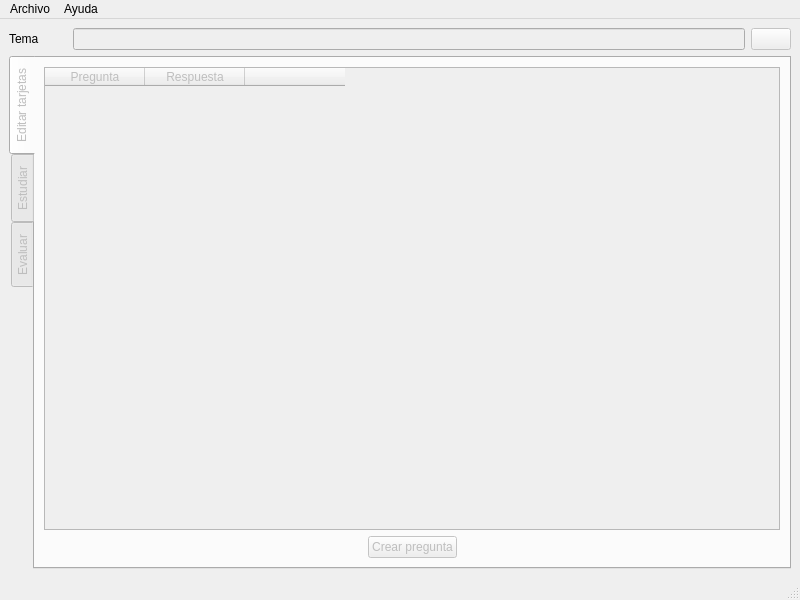
<?xml version="1.0" encoding="UTF-8"?>
<ui version="4.0">
 <class>FlashCard</class>
 <widget class="QMainWindow" name="FlashCard">
  <property name="geometry">
   <rect>
    <x>0</x>
    <y>0</y>
    <width>800</width>
    <height>600</height>
   </rect>
  </property>
  <property name="sizePolicy">
   <sizepolicy hsizetype="Preferred" vsizetype="Preferred">
    <horstretch>200</horstretch>
    <verstretch>0</verstretch>
   </sizepolicy>
  </property>
  <property name="windowTitle">
   <string>FlashCard</string>
  </property>
  <widget class="QWidget" name="centralwidget">
   <layout class="QVBoxLayout" name="verticalLayout">
    <item>
     <layout class="QHBoxLayout" name="horizontalLayout">
      <item>
       <widget class="QLabel" name="label">
        <property name="minimumSize">
         <size>
          <width>58</width>
          <height>0</height>
         </size>
        </property>
        <property name="maximumSize">
         <size>
          <width>58</width>
          <height>16777215</height>
         </size>
        </property>
        <property name="text">
         <string>Tema</string>
        </property>
       </widget>
      </item>
      <item>
       <widget class="QLineEdit" name="tema">
        <property name="enabled">
         <bool>false</bool>
        </property>
       </widget>
      </item>
      <item>
       <widget class="QPushButton" name="grabar">
        <property name="enabled">
         <bool>false</bool>
        </property>
        <property name="text">
         <string/>
        </property>
        <property name="icon">
         <iconset resource="imagenes.qrc">
          <normaloff>:/images/save.svg</normaloff>
          <disabledoff>:/images/save-disabled.svg</disabledoff>
          <disabledon>:/images/save-disabled.svg</disabledon>:/images/save.svg</iconset>
        </property>
        <property name="iconSize">
         <size>
          <width>24</width>
          <height>24</height>
         </size>
        </property>
       </widget>
      </item>
     </layout>
    </item>
    <item>
     <widget class="QTabWidget" name="tabs">
      <property name="enabled">
       <bool>false</bool>
      </property>
      <property name="tabPosition">
       <enum>QTabWidget::West</enum>
      </property>
      <property name="currentIndex">
       <number>0</number>
      </property>
      <widget class="QWidget" name="tabEditar">
       <attribute name="title">
        <string>Editar tarjetas</string>
       </attribute>
       <layout class="QVBoxLayout" name="verticalLayout_2">
        <item>
         <widget class="QTableWidget" name="cards">
          <property name="rowCount">
           <number>0</number>
          </property>
          <property name="columnCount">
           <number>3</number>
          </property>
          <attribute name="horizontalHeaderStretchLastSection">
           <bool>false</bool>
          </attribute>
          <attribute name="verticalHeaderVisible">
           <bool>false</bool>
          </attribute>
          <attribute name="verticalHeaderCascadingSectionResizes">
           <bool>true</bool>
          </attribute>
          <column>
           <property name="text">
            <string>Pregunta</string>
           </property>
          </column>
          <column>
           <property name="text">
            <string>Respuesta</string>
           </property>
          </column>
          <column>
           <property name="text">
            <string/>
           </property>
          </column>
         </widget>
        </item>
        <item>
         <layout class="QHBoxLayout" name="horizontalLayout_3">
          <item>
           <spacer name="horizontalSpacer_2">
            <property name="orientation">
             <enum>Qt::Horizontal</enum>
            </property>
            <property name="sizeHint" stdset="0">
             <size>
              <width>40</width>
              <height>20</height>
             </size>
            </property>
           </spacer>
          </item>
          <item>
           <widget class="QPushButton" name="crearFila">
            <property name="text">
             <string>Crear pregunta</string>
            </property>
            <property name="shortcut">
             <string>Ctrl++</string>
            </property>
           </widget>
          </item>
          <item>
           <spacer name="horizontalSpacer">
            <property name="orientation">
             <enum>Qt::Horizontal</enum>
            </property>
            <property name="sizeHint" stdset="0">
             <size>
              <width>40</width>
              <height>20</height>
             </size>
            </property>
           </spacer>
          </item>
         </layout>
        </item>
       </layout>
      </widget>
      <widget class="QWidget" name="tabEstudiar">
       <attribute name="title">
        <string>Estudiar</string>
       </attribute>
       <layout class="QVBoxLayout" name="verticalLayout_3">
        <item>
         <widget class="QGroupBox" name="groupBox">
          <property name="title">
           <string>Pregunta</string>
          </property>
          <layout class="QVBoxLayout" name="verticalLayout_4">
           <item>
            <widget class="QPlainTextEdit" name="estPregunta">
             <property name="font">
              <font>
               <pointsize>14</pointsize>
              </font>
             </property>
             <property name="plainText">
              <string>Esperando un archivo de tarjetas.</string>
             </property>
            </widget>
           </item>
          </layout>
         </widget>
        </item>
        <item>
         <widget class="QGroupBox" name="groupBox_2">
          <property name="title">
           <string>Respuesta</string>
          </property>
          <layout class="QVBoxLayout" name="verticalLayout_5">
           <item>
            <widget class="QPlainTextEdit" name="estRespuesta">
             <property name="font">
              <font>
               <pointsize>14</pointsize>
              </font>
             </property>
             <property name="plainText">
              <string>Esperando un archivo de tarjetas.</string>
             </property>
            </widget>
           </item>
          </layout>
         </widget>
        </item>
        <item>
         <spacer name="verticalSpacer">
          <property name="orientation">
           <enum>Qt::Vertical</enum>
          </property>
          <property name="sizeHint" stdset="0">
           <size>
            <width>20</width>
            <height>40</height>
           </size>
          </property>
         </spacer>
        </item>
        <item>
         <layout class="QHBoxLayout" name="horizontalLayout_4">
          <item>
           <spacer name="horizontalSpacer_3">
            <property name="orientation">
             <enum>Qt::Horizontal</enum>
            </property>
            <property name="sizeHint" stdset="0">
             <size>
              <width>40</width>
              <height>20</height>
             </size>
            </property>
           </spacer>
          </item>
          <item>
           <widget class="QPushButton" name="retroceder">
            <property name="text">
             <string>&lt;</string>
            </property>
           </widget>
          </item>
          <item>
           <widget class="QProgressBar" name="progreso">
            <property name="value">
             <number>0</number>
            </property>
           </widget>
          </item>
          <item>
           <widget class="QPushButton" name="avanzar">
            <property name="text">
             <string>&gt;</string>
            </property>
           </widget>
          </item>
          <item>
           <spacer name="horizontalSpacer_4">
            <property name="orientation">
             <enum>Qt::Horizontal</enum>
            </property>
            <property name="sizeHint" stdset="0">
             <size>
              <width>40</width>
              <height>20</height>
             </size>
            </property>
           </spacer>
          </item>
         </layout>
        </item>
       </layout>
      </widget>
      <widget class="QWidget" name="tabEvaluar">
       <attribute name="title">
        <string>Evaluar</string>
       </attribute>
       <layout class="QVBoxLayout" name="verticalLayout_8">
        <item>
         <widget class="QGroupBox" name="groupBox_3">
          <property name="title">
           <string>Pregunta</string>
          </property>
          <layout class="QVBoxLayout" name="verticalLayout_6">
           <item>
            <widget class="QLabel" name="evlPregunta">
             <property name="font">
              <font>
               <pointsize>14</pointsize>
              </font>
             </property>
             <property name="text">
              <string/>
             </property>
             <property name="wordWrap">
              <bool>true</bool>
             </property>
            </widget>
           </item>
          </layout>
         </widget>
        </item>
        <item>
         <widget class="QGroupBox" name="groupBox_4">
          <property name="title">
           <string>Respuesta</string>
          </property>
          <layout class="QVBoxLayout" name="verticalLayout_7">
           <item>
            <widget class="QLabel" name="evlRespuesta">
             <property name="font">
              <font>
               <pointsize>14</pointsize>
              </font>
             </property>
             <property name="text">
              <string/>
             </property>
             <property name="wordWrap">
              <bool>true</bool>
             </property>
            </widget>
           </item>
          </layout>
         </widget>
        </item>
        <item>
         <layout class="QHBoxLayout" name="horizontalLayout_5">
          <item>
           <spacer name="horizontalSpacer_5">
            <property name="orientation">
             <enum>Qt::Horizontal</enum>
            </property>
            <property name="sizeHint" stdset="0">
             <size>
              <width>40</width>
              <height>20</height>
             </size>
            </property>
           </spacer>
          </item>
          <item>
           <widget class="QPushButton" name="siguiente">
            <property name="text">
             <string>Siguiente tarjeta</string>
            </property>
           </widget>
          </item>
          <item>
           <widget class="QPushButton" name="mostrar">
            <property name="text">
             <string>Mostrar respuesta</string>
            </property>
           </widget>
          </item>
          <item>
           <spacer name="horizontalSpacer_6">
            <property name="orientation">
             <enum>Qt::Horizontal</enum>
            </property>
            <property name="sizeHint" stdset="0">
             <size>
              <width>40</width>
              <height>20</height>
             </size>
            </property>
           </spacer>
          </item>
         </layout>
        </item>
       </layout>
      </widget>
     </widget>
    </item>
   </layout>
  </widget>
  <widget class="QMenuBar" name="menubar">
   <property name="geometry">
    <rect>
     <x>0</x>
     <y>0</y>
     <width>800</width>
     <height>23</height>
    </rect>
   </property>
   <widget class="QMenu" name="menuArchivo">
    <property name="mouseTracking">
     <bool>false</bool>
    </property>
    <property name="acceptDrops">
     <bool>false</bool>
    </property>
    <property name="toolTip">
     <string notr="true"/>
    </property>
    <property name="title">
     <string>Archivo</string>
    </property>
    <addaction name="actionCrear"/>
    <addaction name="separator"/>
    <addaction name="actionAbrir"/>
    <addaction name="actionGuardar"/>
    <addaction name="actionGuardarComo"/>
    <addaction name="actionCerrar"/>
    <addaction name="separator"/>
    <addaction name="actionSalir"/>
   </widget>
   <widget class="QMenu" name="menuAcerca_de">
    <property name="title">
     <string>Ayuda</string>
    </property>
    <addaction name="actionAcerca_de"/>
   </widget>
   <addaction name="menuArchivo"/>
   <addaction name="menuAcerca_de"/>
  </widget>
  <widget class="QStatusBar" name="statusbar">
   <property name="toolTipDuration">
    <number>0</number>
   </property>
  </widget>
  <action name="actionCrear">
   <property name="text">
    <string>Crear</string>
   </property>
   <property name="toolTip">
    <string>Crear</string>
   </property>
   <property name="shortcut">
    <string>Ctrl+N</string>
   </property>
  </action>
  <action name="actionAbrir">
   <property name="text">
    <string>Abrir</string>
   </property>
   <property name="shortcut">
    <string>Ctrl+O</string>
   </property>
  </action>
  <action name="actionGuardar">
   <property name="enabled">
    <bool>false</bool>
   </property>
   <property name="text">
    <string>Guardar</string>
   </property>
   <property name="shortcut">
    <string>Ctrl+S</string>
   </property>
  </action>
  <action name="actionGuardarComo">
   <property name="enabled">
    <bool>false</bool>
   </property>
   <property name="text">
    <string>Guardar como...</string>
   </property>
   <property name="shortcut">
    <string>Ctrl+Shift+S</string>
   </property>
  </action>
  <action name="actionCerrar">
   <property name="enabled">
    <bool>true</bool>
   </property>
   <property name="text">
    <string>Cerrar</string>
   </property>
   <property name="shortcut">
    <string>Ctrl+W</string>
   </property>
  </action>
  <action name="actionSalir">
   <property name="text">
    <string>Salir</string>
   </property>
   <property name="shortcut">
    <string>Ctrl+Q</string>
   </property>
  </action>
  <action name="actionAcerca_de">
   <property name="text">
    <string>Acerca de...</string>
   </property>
  </action>
 </widget>
 <resources>
  <include location="imagenes.qrc"/>
 </resources>
 <connections/>
</ui>
